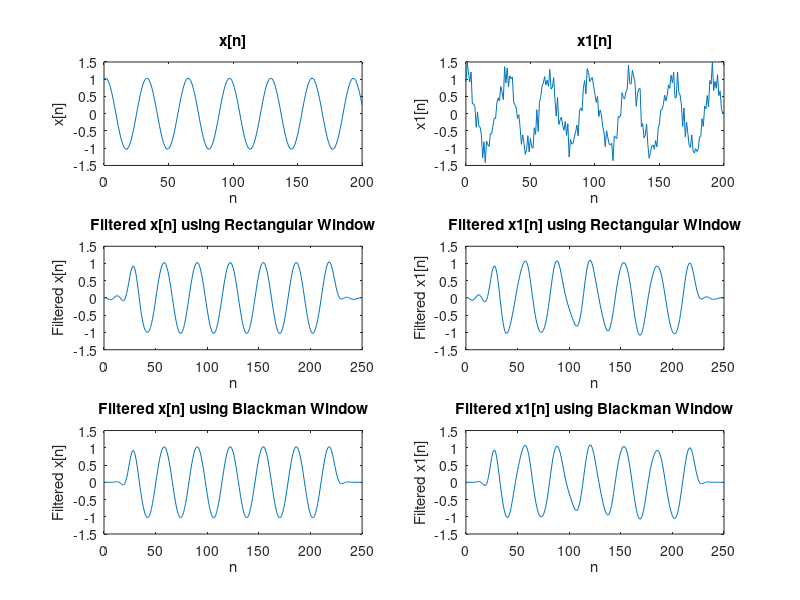

MATLAB code to generate this figure:
figure()

%RECTANGULAR
N=51;
nc = (N-1)/2;
n = 0:1:N-1;
hdn = sinc((n-nc)/6)/6;
%/(pi.*(n-nc));
wn = ones(1,N);
hnR = wn.*hdn;

%Blackmann
N=51;
nc = (N-1)/2;
n = 0:1:N-1;
hdn = sinc((n-nc)/6)/6;
wn = blackman(N);
wn = transpose(wn);
hnB = wn.*hdn;

n = 0:200;
xn = cos(pi*n/16) + (0.25*sin(pi*n/16));
x1n = cos(pi*n/16) + (0.25*randn(1,201));
subplot(3,2,1);
plot(n,xn);
xlabel("n");
ylabel("x[n]");
title("x[n]");

subplot(3,2,2);
plot(n,x1n);
xlabel("n");
ylabel("x1[n]");
title("x1[n]");

Rect = conv(xn,hnR,"full");
Black = conv(xn,hnB,"full");
Rect1 = conv(x1n,hnR,"full");
Black1 = conv(x1n,hnB,"full");

subplot(3,2,3);
k = 0:201+length(hnR)-2;
plot(k,Rect);
xlabel("n");
ylabel("Filtered x[n]");
title("Filtered x[n] using Rectangular Window");

subplot(3,2,4);
k = 0:201+length(hnR)-2;
plot(k,Rect1);
xlabel("n");
ylabel("Filtered x1[n]");
title("Filtered x1[n] using Rectangular Window");

subplot(3,2,5);
k = 0:201+length(hnB)-2;
plot(k,Black);
xlabel("n");
ylabel("Filtered x[n]");
title("Filtered x[n] using Blackman Window");

subplot(3,2,6);
k = 0:201+length(hnB)-2;
plot(k,Black1);
xlabel("n");
ylabel("Filtered x1[n]");
title("Filtered x1[n] using Blackman Window");






